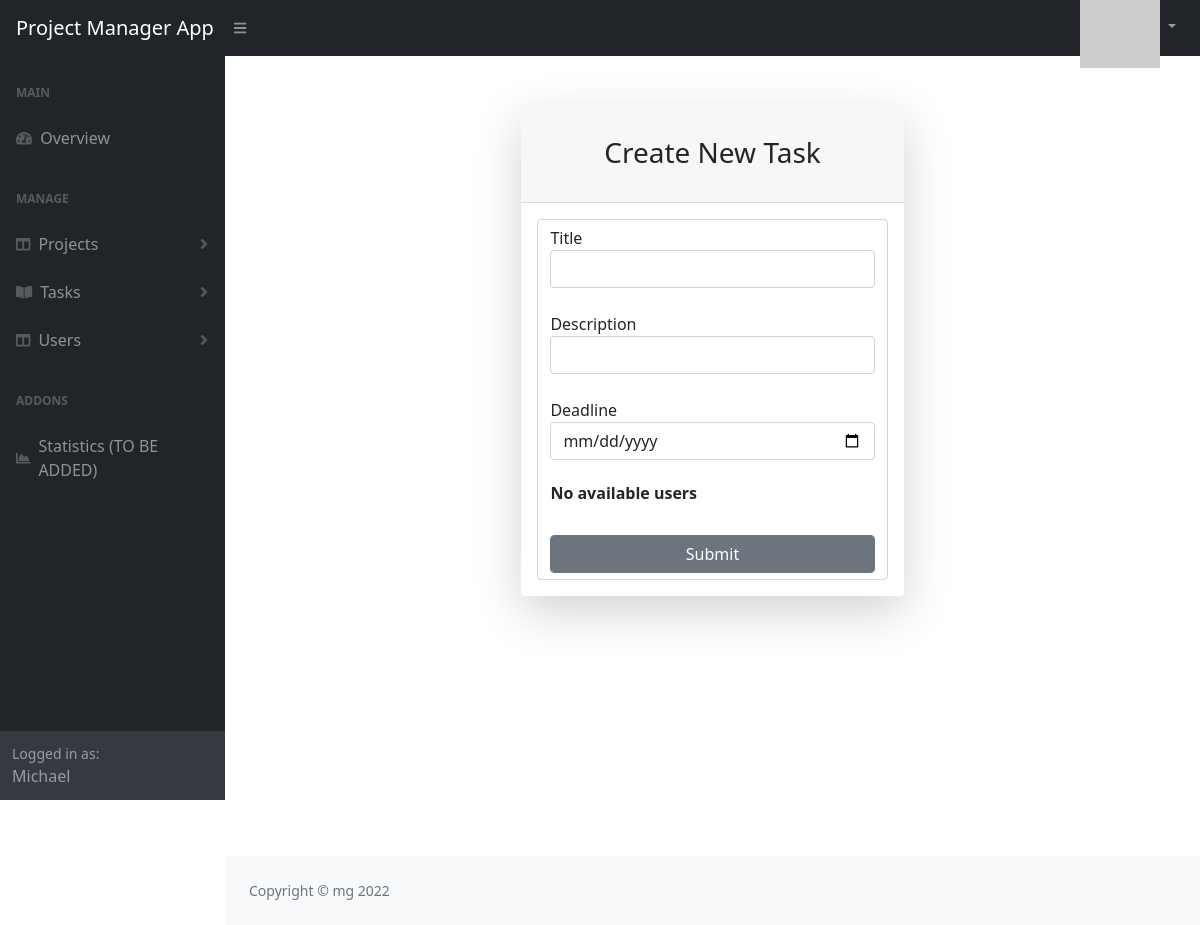
/add-task/1 (signed in), run on an earlier commit of the app's database.
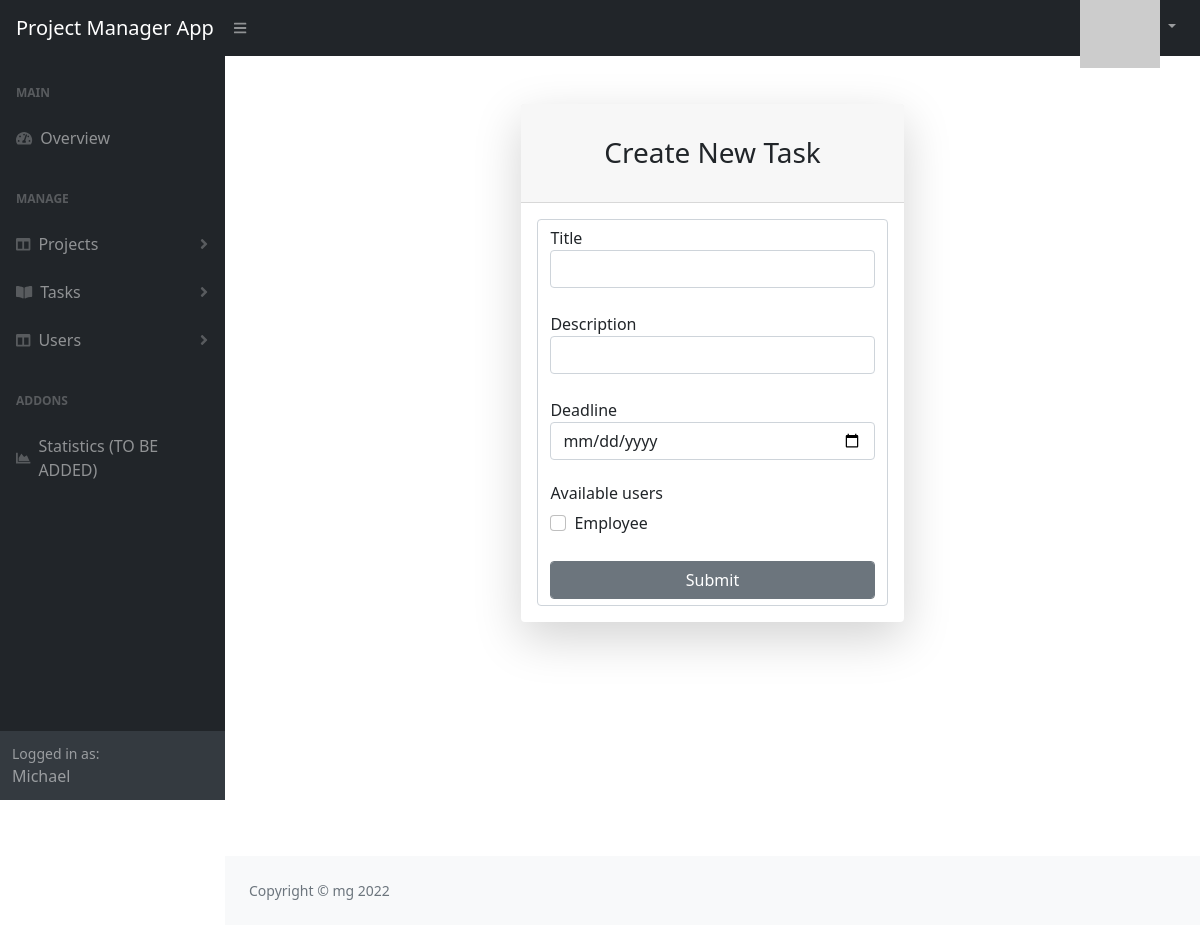
And on a later commit of the database.
### main.py (models this page shows)
class User(UserMixin, db.Model):
    __tablename__ = "users"
    id = db.Column(db.Integer, primary_key=True)
    email = db.Column(db.String(100), unique=True)
    password = db.Column(db.String(100))
    name = db.Column(db.String(100))
    position = db.Column(db.String(100))
    project_id = db.Column(db.Integer, db.ForeignKey("projects.id"))
    project = relationship("Project", back_populates="users")
    tasks = relationship("Task", secondary=user_task, backref="involved_users")

### main.py (the view, shortened to what this page needs)
@app.route("/add-task/<int:project_id>", methods=["GET", "POST"])
@admin_only
def add_task(project_id):
    form = AddTask()
    form = users_selection(form=form, selection_type="add_task", project_id=project_id)
    return render_template("add_task.html", form=form, form_type="add")

### forms.py
class AddTask(FlaskForm):
    title = StringField("Title", validators=[DataRequired()])
    description = StringField("Description", validators=[DataRequired()])
    deadline = DateField("Deadline", format="%Y-%m-%d", validators=[DataRequired()])
    occupied_users = SelectMultipleField(
        'users_id',
        option_widget=widgets.CheckboxInput(),
        widget=widgets.ListWidget(prefix_label=False))
    free_users = SelectMultipleField(
        'free_users',
        option_widget=widgets.CheckboxInput(),
        widget=widgets.ListWidget(prefix_label=False))
    submit = SubmitField("Submit")

### main.py (called while the page is built)
def admin_only(func):
    @wraps(func)
    def wrapped_view(*args, **kwargs):
        try:
            user_id = int(current_user.get_id())
            user = User.query.get(user_id)
            if user.position != "manager":
                return redirect("/401")
            return func(*args, **kwargs)
        except TypeError:
            return redirect("/login")
    return wrapped_view

@login_manager.user_loader
def load_user(user_id):
    user = User.query.get(user_id)
    if user:
        return user
    else:
        return None

### templates/add_task.html (shortened to what this page needs)
{% include "header.html" %}
{% include "side_navbar.html" %}
{% import "bootstrap/wtf.html" as wtf %}
<div id="layoutSidenav_content">
    <body class="bg-primary">
        <div id="layoutAuthentication">
            <div id="layoutAuthentication_content">
                <main>
                    <div class="container">
                        <div class="row justify-content-center">
                            <div class="col-lg-5">
                                <div class="card shadow-lg border-0 rounded-lg mt-5">
                                    <div class="card-header"><h3 class="text-center font-weight-light my-4">Create New Task</h3></div>
                                    <div class="card-body">
                                        <form class="form-control" action="" method="post" role="form">
                                            {{ wtf.form_field(form.title) }}<br>
                                            {{ wtf.form_field(form.description) }}<br>
                                            {{ wtf.form_field(form.deadline) }}<br>
                                            {% include "users_selection_form.html" %}
                                            <br>
                                            {{ wtf.form_field(form.submit, class_="form-control btn btn-secondary") }}
                                        </form>
                                    </div>
                                </div>
                            </div>
                        </div>
                    </div>
                </main>
            </div>
        </div>
{% include "footer.html" %}

### templates/users_selection_form.html (shortened to what this page needs)
{% if form.free_users.choices == [] %}
    <h6><strong>No available users</strong></h6>
{% else %}
    <h6>Available users</h6>
    {% for choice in form.free_users %}
        <div class="form-check">
            {{ choice(class="form-check-input") }}
            {{ choice.label(class="form-check-label") }}
        </div>
    {% endfor %}
{% endif %}

What changed in the data, as far as the page shows it:
added User: label "Employee"
Also different on the page:
text no longer shown: "No available users"
text now shown: "Available users"
